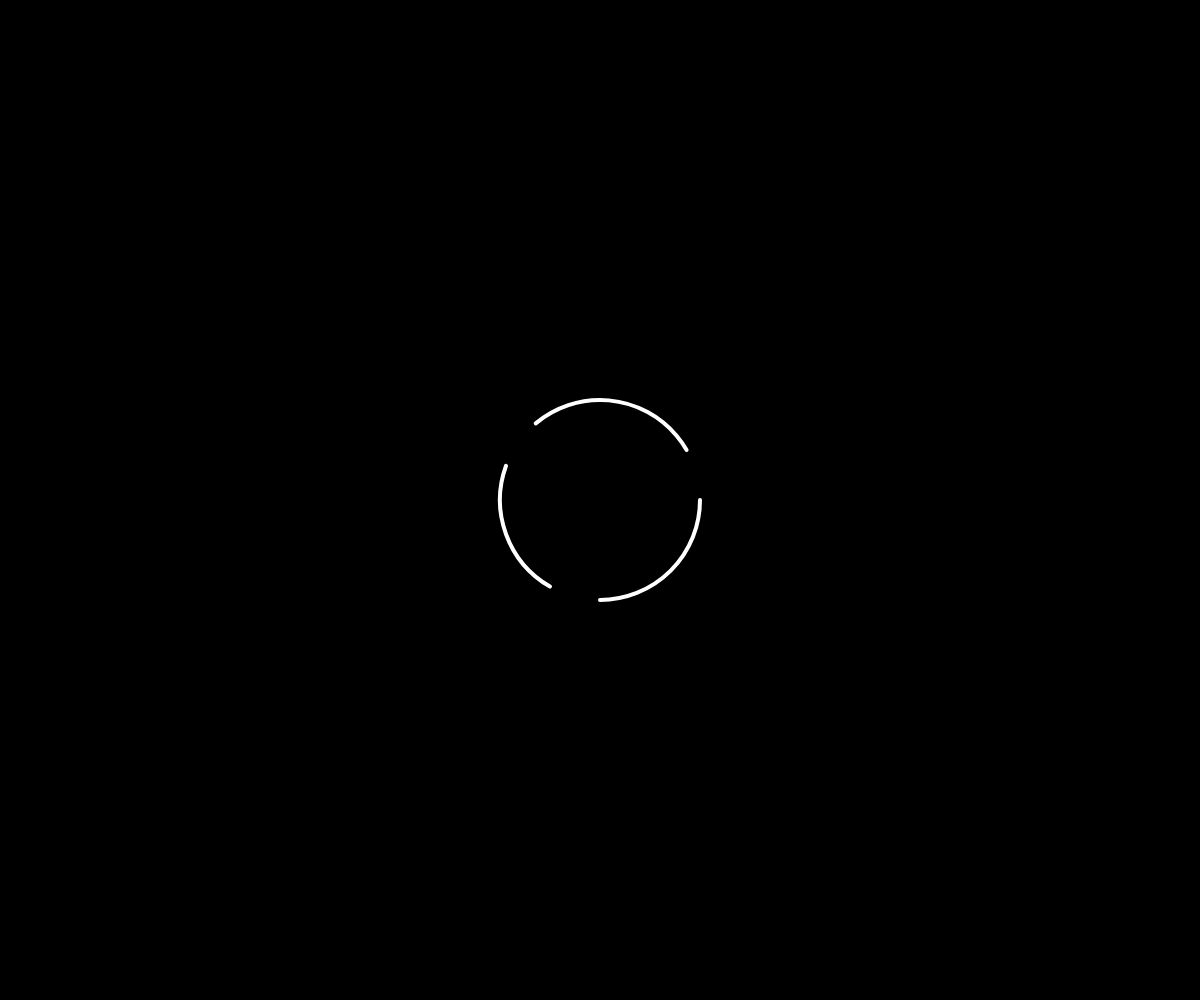
Frame 1 (no input)
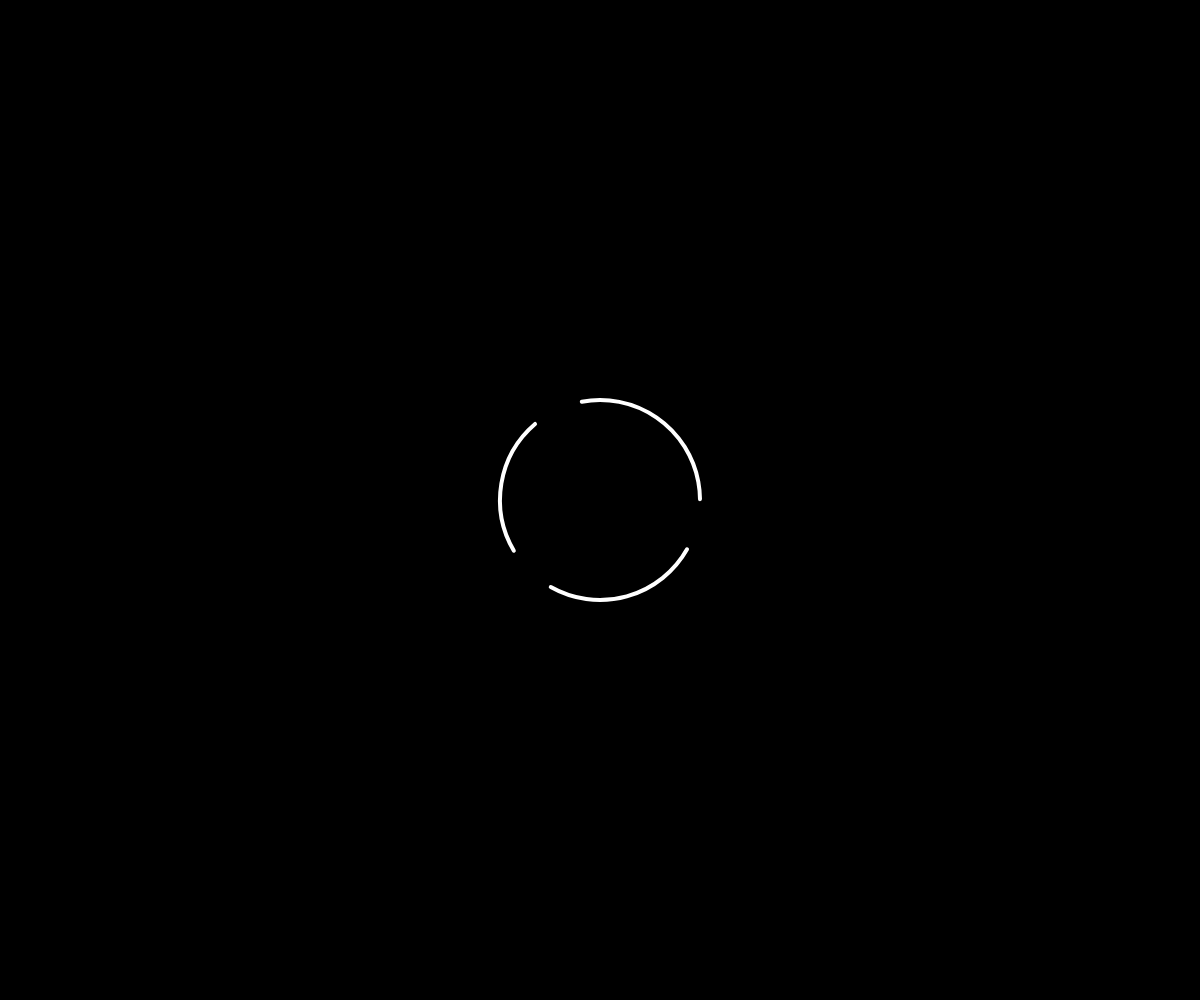
Frame 60 (no input)
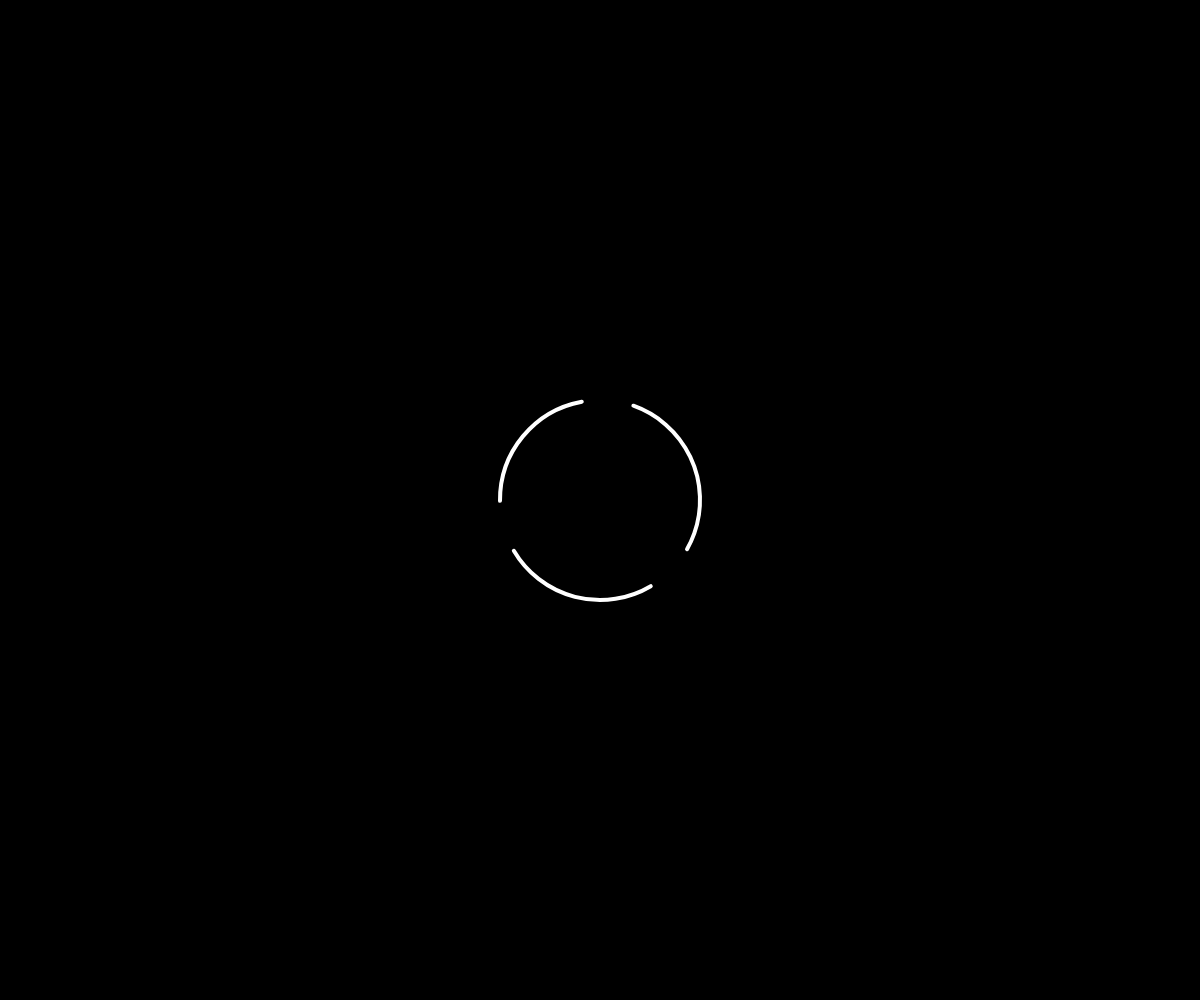
Frame 120 (the mouse pressed at the canvas centre since frame 60)

The p5.js sketch that drew these frames (run headless with seeded random() and noise() and a simulated clock; from frame 60 on, the mouse is pressed at the canvas centre):

// p5.js sketch
// ── sketch.js
//this uses a motor logic. The paper spins the segments
//the segments themselves are stationary

let angle = 0; 
let speed = 0.5; //base speed

function setup(){
    //creates the canvas
    //windowWidth and windowHeight fills the screen
    createCanvas(windowWidth, windowHeight);

    angleMode(DEGREES); //so that working with arcs uses degrees.
}

function draw(){
    //Paint the background black
    background(0);

    //Sensor logic
    let mouseA = getCorrectedMouseAngle();
    let distFromCentre = dist(mouseX, mouseY, width/2, height/2);
    let isHovering = false;

    //Check if the mouse is on the ring 
    if(distFromCentre>50 && distFromCentre<160){
        //Check if mouse is on a specific segment
        if((mouseA>0 && mouseA<90) || 
            (mouseA>120 && mouseA<200)||
            (mouseA>230 && mouseA<330)) {
                isHovering = true;
            } 
    }

    //new physics block
    if(isHovering){
        speed = 0;
        cursor(HAND); //show pointer idk
    } else {
        speed = 0.5;
        cursor(ARROW) //show arrow (what)
    }

    push(); //starts isolation

    noFill();
    stroke(255);
    strokeWeight(4);

    translate(windowWidth/2,windowHeight/2);
    d = 200 //200 pixels

    //this rotates the page
    rotate(angle);
    
    //segment 1
    arc(0,0,d,d,0,90);

    //segment 2
    arc(0,0,d,d,120,200);

    //segment 3
    arc(0,0,d,d,230,330);

    pop();

    angle = angle + speed;
}

//helper function thingy
function getCorrectedMouseAngle(){
    //1. Calculate the angle from the centre
    let rawAngle = degrees(atan2(mouseY - height/2, mouseX - width/2));

    //2. Negative raw angle correction
    if(rawAngle<0){
        rawAngle = rawAngle + 360;
    }

    //3. Subtract the circles rotation (un-spin)
    let correctedAngle = rawAngle - angle;

    //4. Keep it within the 0-360 range
    correctedAngle = correctedAngle%360;
    if(correctedAngle<0){
        correctedAngle = correctedAngle + 360;
    }

    return correctedAngle;
}
// ── styles.css
.story-card{
    display: none; /*Hide story card stuff by default*/

    position: absolute; 
    z-index: 10; /*Make sure it appears above other elements*/

    top : 50%;
    left : 50%;
    transform: translate(-50%,-50%); /*Center the card on the screen*/

    width: 60%;
    background-color: rgba(0,0,0,0.95); /*Semi-transparent black background*/
    border: 1px solid white;
    color: white;
    padding: 40px;
    font-family: 'Courier New', monospace;
    text-align: center;
    box-shadow: 0 0 50px 20px black; /*Glow effect*/
}
